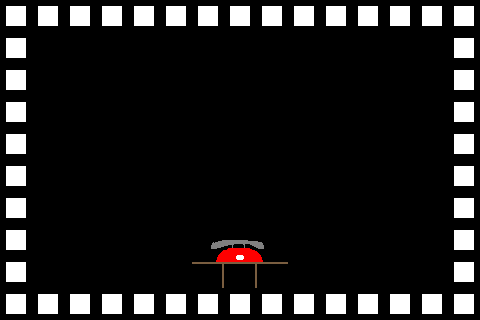

Below is a game level as drawn by its tile map, then a one-line description and the .tmx file that defines it, in full:
An orthogonal 15x10 tile map with 32x32 px tiles, 1 tile layer (level), 3 tilesets and 4 objects (CameraPos, player, player_2, PhoneBook).

<map version="1.10" tiledversion="1.11.2" orientation="orthogonal" renderorder="right-down" width="15" height="10" tilewidth="32" tileheight="32" infinite="0" nextlayerid="4" nextobjectid="14">
 <tileset firstgid="1" source="../../assets/tilesets/testingtileset.tsx" />
 <tileset firstgid="26" source="../../assets/tilesets/objects.tsx" />
 <tileset firstgid="38" source="../../assets/objects/tablewithphone.tsx" />
 <layer id="1" name="level" class="level" width="15" height="10">
  <data encoding="csv">
1,1,1,1,1,1,1,1,1,1,1,1,1,1,1,
1,0,0,0,0,0,0,0,0,0,0,0,0,0,1,
1,0,0,0,0,0,0,0,0,0,0,0,0,0,1,
1,0,0,0,0,0,0,0,0,0,0,0,0,0,1,
1,0,0,0,0,0,0,0,0,0,0,0,0,0,1,
1,0,0,0,0,0,0,0,0,0,0,0,0,0,1,
1,0,0,0,0,0,0,0,0,0,0,0,0,0,1,
1,0,0,0,0,0,38,39,40,0,0,0,0,0,1,
1,0,0,0,0,0,41,42,43,0,0,0,0,0,1,
1,1,1,1,1,1,1,1,1,1,1,1,1,1,1
</data>
 </layer>
 <objectgroup id="2" name="positions" class="positions">
  <object id="1" name="default" type="CameraPos" x="0" y="0">
   <properties>
    <property name="screen_height" value="10" />
    <property name="screen_width" value="15" />
    <property name="trigger_type" value="activated" />
   </properties>
   <point />
  </object>
  <object id="2" name="player" x="352" y="224">
   <point />
  </object>
  <object id="3" name="player_2" x="64" y="224">
   <point />
  </object>
  <object id="13" name="phonebook" type="PhoneBook" x="160.667" y="224" width="159.333" height="63.8333">
   <properties>
    <property name="trigger_type" value="trigger" />
   </properties>
  </object>
 </objectgroup>
</map>
